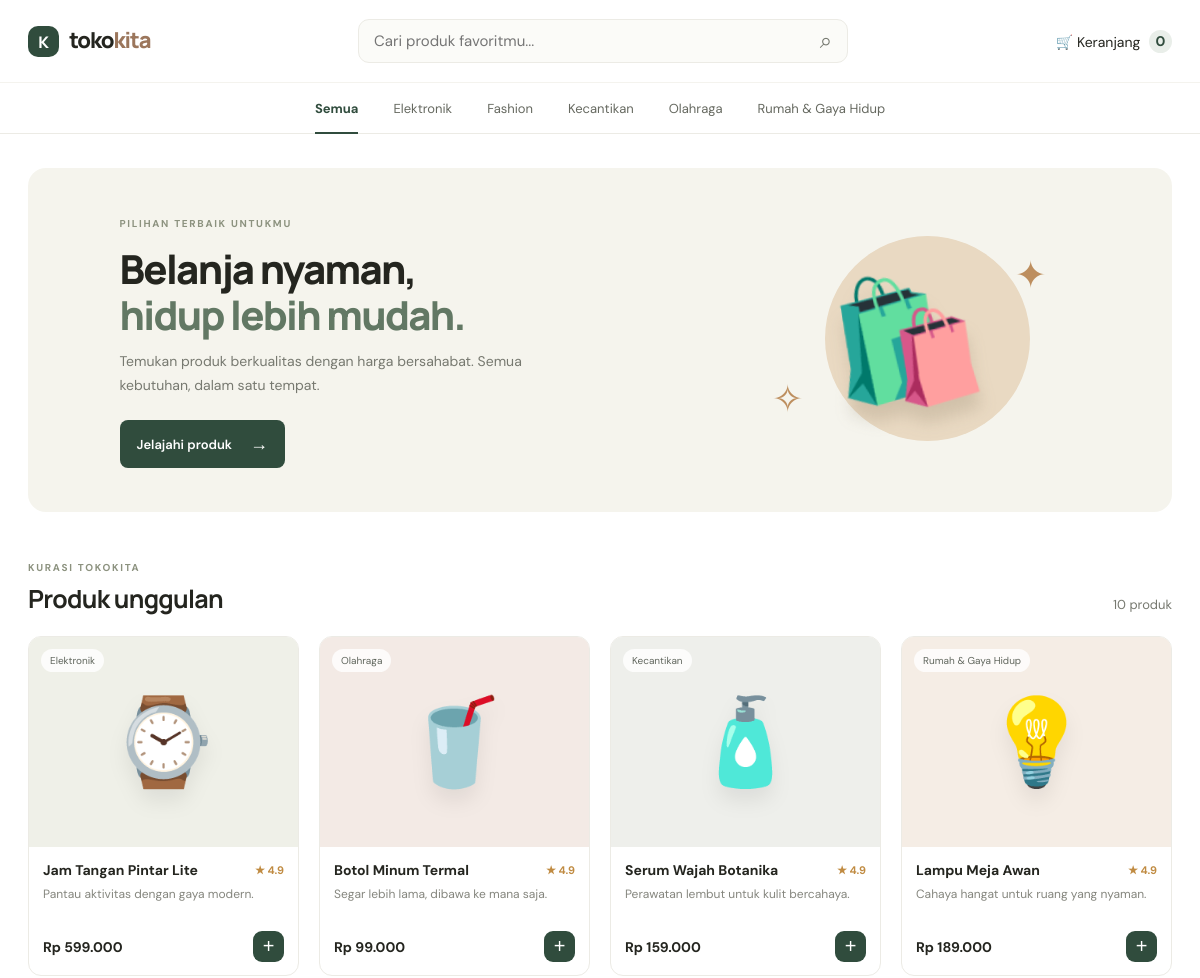
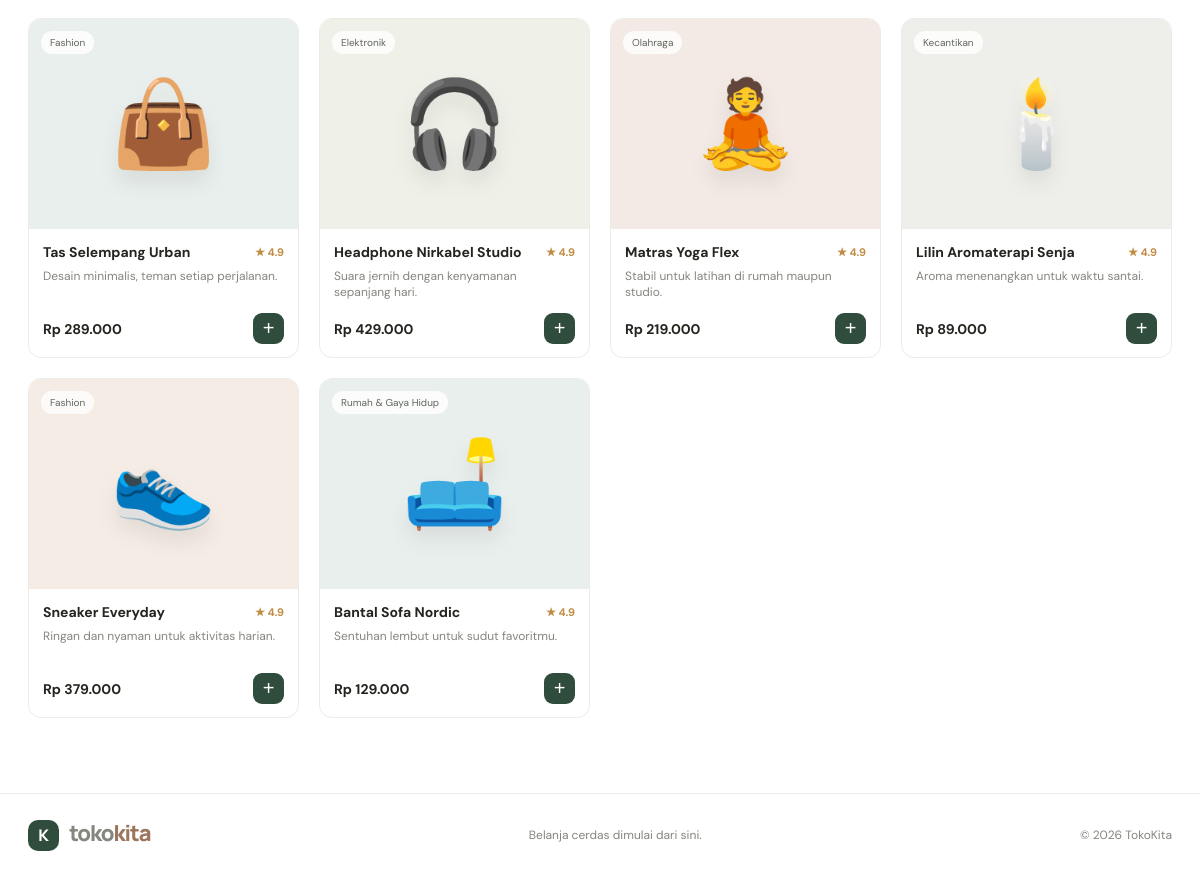
The page / on the database its author committed (2 pictures, top to bottom).
### tables this page shows
CREATE TABLE IF NOT EXISTS categories (id INT AUTO_INCREMENT PRIMARY KEY,name VARCHAR(80) NOT NULL,slug VARCHAR(90) NOT NULL UNIQUE);

CREATE TABLE IF NOT EXISTS products (id INT AUTO_INCREMENT PRIMARY KEY,category_id INT NOT NULL,name VARCHAR(140) NOT NULL,slug VARCHAR(160) NOT NULL UNIQUE,short_description VARCHAR(255) NOT NULL,description TEXT NOT NULL,price DECIMAL(12,2) NOT NULL,stock INT NOT NULL DEFAULT 0,emoji VARCHAR(20) DEFAULT '📦',image_url VARCHAR(500) DEFAULT '',featured TINYINT(1) NOT NULL DEFAULT 0,active TINYINT(1) NOT NULL DEFAULT 1,created_at TIMESTAMP DEFAULT CURRENT_TIMESTAMP,FOREIGN KEY(category_id) REFERENCES categories(id));

### includes/functions.php (called while the page is built, shortened)
<?php
function e($v){return htmlspecialchars((string)$v,ENT_QUOTES,'UTF-8');}
function render_emoji($value){return htmlspecialchars($value,ENT_QUOTES,'UTF-8');}
?>

### index.php (the view, shortened to what this page needs)
<?php
require __DIR__ . '/includes/db.php';
$cats = $pdo->query('SELECT id,name FROM categories ORDER BY name')->fetchAll();
$cat = isset($_GET['kategori']) ? (int)$_GET['kategori'] : 0;
$q = trim($_GET['q'] ?? '');
$sql='SELECT p.*,c.name category_name FROM products p JOIN categories c ON c.id=p.category_id WHERE p.active=1'; $args=[];
$sql.=' ORDER BY p.featured DESC,p.id DESC'; $st=$pdo->prepare($sql); $st->execute($args); $products=$st->fetchAll();
$cartCount=array_sum($_SESSION['cart']??[]);
?><!doctype html><html lang="id"><head><link rel="stylesheet" href="assets/style.css"></head><body><?php $emojis=['🎧','👜','💡','🧴','🥤','⌚','🛋️','👟','🕯️','🧘']; ?>
<header class="top"><a class="brand" href="index.php"><span class="brand-icon">K</span> toko<span>kita</span></a><form class="search" method="get"><input name="q" value="<?=e($q)?>" placeholder="Cari produk favoritmu..."><button>⌕</button></form><a class="cart-link" href="cart.php">🛒 Keranjang <b><?=e($cartCount)?></b></a></header>
<nav class="nav"><a class="<?=!$cat?'selected':''?>" href="index.php">Semua</a><?php foreach($cats as $c):?><a class="<?=$cat===$c['id']?'selected':''?>" href="?kategori=<?=$c['id']?>"><?=e($c['name'])?></a><?php endforeach?></nav>
<main><section class="hero"><div><span class="eyebrow">PILIHAN TERBAIK UNTUKMU</span><h1>Belanja nyaman,<br><em>hidup lebih mudah.</em></h1><p>Temukan produk berkualitas dengan harga bersahabat. Semua kebutuhan, dalam satu tempat.</p><a class="btn" href="#produk">Jelajahi produk <span>→</span></a></div><div class="hero-art"><div class="sun"></div><div class="bag">🛍️</div><div class="spark s1">✦</div><div class="spark s2">✧</div></div></section>
<div class="section-head" id="produk"><div><span class="eyebrow">KURASI TOKOKITA</span><h2><?= $q ? 'Hasil pencarian' : ($cat?'Produk pilihan':'Produk unggulan')?></h2></div><span class="muted"><?=count($products)?> produk</span></div>
<?php if(!$products):?><div class="empty"><div>⌕</div><h3>Produk belum ditemukan</h3><p>Coba kata kunci atau kategori lain.</p><a href="index.php">Lihat semua produk</a></div><?php else:?><div class="grid"><?php foreach($products as $i=>$p):?><article class="card"><a class="product-image tone<?=$i%5?>" href="product.php?id=<?=$p['id']?>"><span class="badge"><?=e($p['category_name'])?></span><span class="emoji"><?=render_emoji($emojis[((int)$p['id']-1)%count($emojis)])?></span></a><div class="card-body"><div class="product-name"><a href="product.php?id=<?=$p['id']?>"><?=e($p['name'])?></a><span>★ 4.9</span></div><p><?=e($p['short_description'])?></p><div class="price-row"><strong>Rp <?=number_format($p['price'],0,',','.')?></strong><form method="post" action="cart.php"><input type="hidden" name="csrf" value="<?=e(csrf_token())?>"><input type="hidden" name="product_id" value="<?=$p['id']?>"><input type="hidden" name="action" value="add"><button class="add" aria-label="Tambah ke keranjang">+</button></form></div></div></article><?php endforeach?></div><?php endif?></main>
<footer><a class="brand" href="index.php"><span class="brand-icon">K</span> toko<span>kita</span></a><span>Belanja cerdas dimulai dari sini.</span><span>© <?=date('Y')?> TokoKita</span></footer></body></html>

### assets/style.css (style rules this page uses)
:root { --ink:#24251f;--muted:#777970;--green:#304c3d;--cream:#f8f7f2;--line:#ecebe5;--orange:#e9a67a }
* { box-sizing:border-box }
body { margin:0;background:#fff;color:var(--ink);font:15px 'DM Sans',Arial,sans-serif }
a { color:inherit;text-decoration:none }
.top { height:82px;max-width:1200px;margin:auto;padding:0 28px;display:flex;align-items:center;justify-content:space-between;gap:32px }
.brand { font:800 22px Manrope,sans-serif;letter-spacing:-1.1px;white-space:nowrap }
.brand>span:last-child { color:#9b765c }
.brand-icon { display:inline-grid;place-items:center;background:var(--green);color:white;width:31px;height:31px;border-radius:10px;margin-right:7px;font-size:16px;letter-spacing:0 }
.search { display:flex;max-width:490px;width:100%;height:44px;border:1px solid var(--line);border-radius:11px;overflow:hidden;background:#fbfbf8 }
.search input { border:0;background:none;outline:0;padding:0 15px;flex:1;min-width:0;font:inherit }
.search button { border:0;background:none;padding:0 15px;font-size:22px;color:#75786f;cursor:pointer }
.cart-link { font-size:14px;white-space:nowrap }
.cart-link b { display:inline-grid;place-items:center;background:#e9eee9;color:var(--green);height:23px;min-width:23px;border-radius:20px;margin-left:5px }
.nav { height:52px;border-top:1px solid #f4f3ee;border-bottom:1px solid var(--line);display:flex;justify-content:center;gap:35px;align-items:center;color:#666960;font-size:13px }
.nav a { height:100%;display:flex;align-items:center;position:relative }
.nav a.selected { color:var(--green);font-weight:700 }
.nav a.selected:after { content:'';position:absolute;bottom:-1px;height:2px;background:var(--green);left:0;right:0 }
main { max-width:1200px;margin:auto;padding:34px 28px 75px }
.hero { min-height:333px;border-radius:18px;background:#f5f4ed;display:flex;align-items:center;justify-content:space-between;padding:44px 8%;overflow:hidden;position:relative }
.eyebrow { font-size:10px;font-weight:700;letter-spacing:1.7px;color:#8c927f }
.hero h1 { font:800 40px/1.16 Manrope,sans-serif;letter-spacing:-1.7px;margin:14px 0 11px }
.hero h1 em { font-style:normal;color:#627864 }
.hero p { font-size:14px;line-height:1.7;color:#777970;max-width:420px;margin:0 0 23px }
.btn { display:inline-flex;align-items:center;gap:18px;background:var(--green);color:white;padding:12px 17px;border-radius:8px;font-size:13px;font-weight:600 }
.btn span { font-size:18px }
.hero-art { width:290px;height:240px;position:relative;display:grid;place-items:center;margin-right:3% }
.sun { position:absolute;width:205px;height:205px;border-radius:50%;background:#e9d9c2;right:22px;top:16px }
.bag { font-size:124px;z-index:1;filter:drop-shadow(0 16px 8px #74664a33);transform:rotate(-8deg) }
.spark { position:absolute;color:#bd8e5e;font-size:38px }
.s1 { right:5px;top:30px }
.s2 { left:10px;bottom:36px }
.section-head { display:flex;justify-content:space-between;align-items:end;margin:44px 0 20px }
.section-head h2 { font:700 25px Manrope,sans-serif;letter-spacing:-.7px;margin:5px 0 0 }
.muted { font-size:13px;color:var(--muted);padding-bottom:3px }
.grid { display:grid;grid-template-columns:repeat(4,minmax(0,1fr));gap:20px }
.card { border:1px solid var(--line);border-radius:13px;overflow:hidden;transition:transform .18s,box-shadow .18s }
.product-image { height:210px;display:grid;place-items:center;position:relative }
.tone0 { background:#eff0e8 }
.tone1 { background:#f3eae5 }
.tone2 { background:#eeefeb }
.tone3 { background:#f5ede5 }
.tone4 { background:#e9efed }
.emoji { font-size:85px;filter:drop-shadow(0 12px 10px #00000012) }
.badge { position:absolute;left:12px;top:12px;background:#ffffffcf;border-radius:20px;padding:5px 9px;font-size:10px;color:#60665d }
.card-body { padding:14px 14px 13px }
.product-name { display:flex;justify-content:space-between;align-items:center;gap:8px;font-weight:700;font-size:14px }
.product-name span { font-size:11px;color:#c08b42;white-space:nowrap }
.card-body p { height:33px;overflow:hidden;margin:7px 0 12px;color:#85867e;font-size:12px }
.price-row { display:flex;justify-content:space-between;align-items:center }
.price-row strong { font-size:14px }
.add { border:0;background:var(--green);color:#fff;width:31px;height:31px;border-radius:9px;font-size:20px;cursor:pointer }
footer { border-top:1px solid var(--line);max-width:1200px;margin:auto;padding:24px 28px;display:flex;align-items:center;justify-content:space-between;color:#85867e;font-size:12px }

### rows shown on the page
categories: name "Elektronik"
categories: name "Fashion"
categories: name "Kecantikan"
categories: name "Olahraga"
categories: name "Rumah & Gaya Hidup"
products: category.name "Elektronik", id "⌚", name "Jam Tangan Pintar Lite", short_description "Pantau aktivitas dengan gaya modern.", price "599.000"
products: category.name "Olahraga", id "🥤", name "Botol Minum Termal", short_description "Segar lebih lama, dibawa ke mana saja.", price "99.000"
products: category.name "Kecantikan", id "🧴", name "Serum Wajah Botanika", short_description "Perawatan lembut untuk kulit bercahaya.", price "159.000"
products: category.name "Rumah & Gaya Hidup", id "💡", name "Lampu Meja Awan", short_description "Cahaya hangat untuk ruang yang nyaman.", price "189.000"
products: category.name "Fashion", id "👜", name "Tas Selempang Urban", short_description "Desain minimalis, teman setiap perjalanan.", price "289.000"
products: category.name "Elektronik", id "🎧", name "Headphone Nirkabel Studio", short_description "Suara jernih dengan kenyamanan sepanjang hari.", price "429.000"
products: category.name "Olahraga", id "🧘", name "Matras Yoga Flex", short_description "Stabil untuk latihan di rumah maupun studio.", price "219.000"
products: category.name "Kecantikan", id "🕯️", name "Lilin Aromaterapi Senja", short_description "Aroma menenangkan untuk waktu santai.", price "89.000"
products: category.name "Fashion", id "👟", name "Sneaker Everyday", short_description "Ringan dan nyaman untuk aktivitas harian.", price "379.000"
products: category.name "Rumah & Gaya Hidup", id "🛋️", name "Bantal Sofa Nordic", short_description "Sentuhan lembut untuk sudut favoritmu.", price "129.000"

### other values the page prints
$cartCount "0"
count($products) "10"
